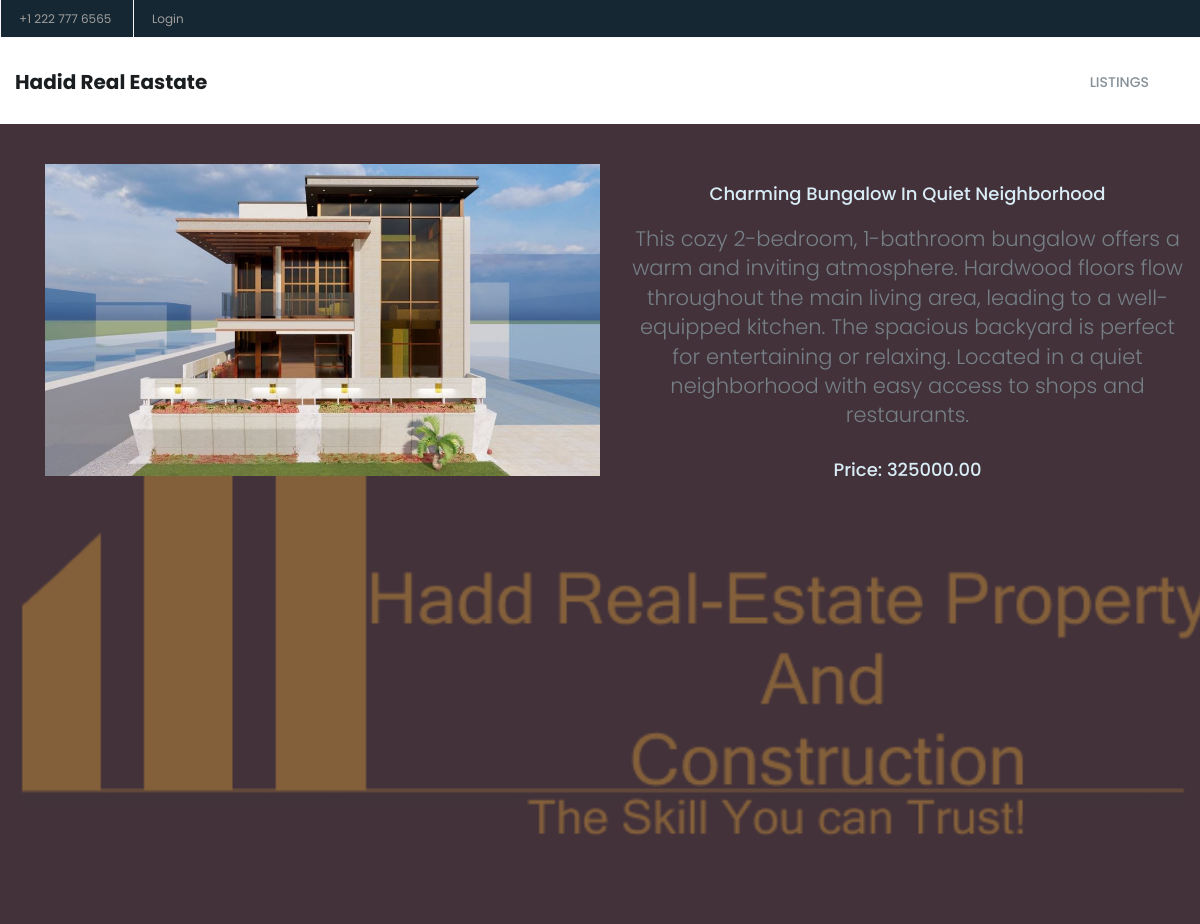
/1/, run on the app's committed database.
### listings/models.py (models this page shows, shortened)
class Listing(models.Model):
    title = models.CharField(max_length=200)
    description = models.TextField()
    price = models.DecimalField(max_digits=10, decimal_places=2)
    main_img = models.ImageField(upload_to='images/', blank=True, null=True)
    created_at = models.DateTimeField(auto_now_add=True)
    updated_at = models.DateTimeField(auto_now=True)

### listings/views.py (the view)
# urls.py: path('<int:pk>/', views.listing_detail, name='listing_detail'),
def listing_detail(request, pk):
    listing = get_object_or_404(Listing, pk=pk)
    users = User.objects.all() if request.user.is_superuser else None
    listing_reservations = Order.objects.filter(listing=pk)
    context = {
        'listing': listing,
        'users': users,
    }
    return render(request, 'listings/listing_detail.html', context)

### real_estate/templates/listings/listing_detail.html (shortened to what this page needs)
{% extends 'base.html' %}
{% block content %}
    <div class="container" style="padding-top: 40px;">
        <div class="row">
            <div class="col-md-6">
                {% load static %}
                {% if listing.main_img %}
                    <img alt="Listing Image" class="img-fluid" src="{{ listing.main_img.url }}">
                {% else %}
                    <img alt="Listing Image" class="img-fluid" src='/media/images/no_image.jpeg'>
                {% endif %}
            </div>
            <div class="col-md-6">
                <h2 class="estate-title">{{ listing.title }}</h2>
                <p class="lead">{{ listing.description }}</p>
                <h3 class="estate-price">Price: {{ listing.price }}</h3>
            </div>
        </div>
    </div>
{% endblock %}

### listings/static/css/mystyle.css (style rules this page uses)
*, body { font-family: 'Poppins', sans-serif; font-weight: 400; -webkit-font-smoothing: antialiased; text-rendering: optimizeLegibility; -moz-osx-font-smoothing: grayscale; }
html, body { height: 100%; background-color: #152733; }
.estate-title { padding: 20px; color: #d9edf7; }
.estate-price { padding: 10px; color: #d9edf7; }
.img-fluid { max-width: 100%; height: auto; }

### listings/static/css/bootsnav.css (style rules this page uses)
body { -webkit-transition: all 0.3s ease-in-out; -moz-transition: all 0.3s ease-in-out; -o-transition: all 0.3s ease-in-out; -ms-transition: all 0.3s ease-in-out; transition: all 0.3s ease-in-out; }

### listings/static/css/style.css (style rules this page uses)
* { padding: 0; margin: 0; }
* { -webkit-box-sizing:border-box; -moz-box-sizing:border-box; -o-box-sizing:border-box; -ms-box-sizing:border-box; box-sizing:border-box; }
body { font-family: 'Poppins', sans-serif; font-size:14px; color:#a09e9c; text-transform:initial; max-width:1920px; margin:0 auto; overflow-x:hidden; }
h1,h2,h3,h4,h5,h6 { margin: 0; color:#343a3f; font-size: 18px; font-weight: 500; text-transform: capitalize; }
p { margin: 0; color:#767f86; font-size:14px; line-height: 1.8; text-transform: initial; }
img { border:none;max-width:100%; height:auto; }
html,body { height: 100%; }

### data on the page
Listing: main_img (picture), title "Charming Bungalow In Quiet Neighborhood", description "This cozy 2-bedroom, 1-bathroom bungalow offers a warm and inviting atmosphere. Hardwood floors flow throughout the main living area, leading to a well-equipped kitchen. The spacious backyard is perfect for entertaining or relaxing. Located in a quiet neighborhood with easy access to shops and restaurants.", price "325000.00"
